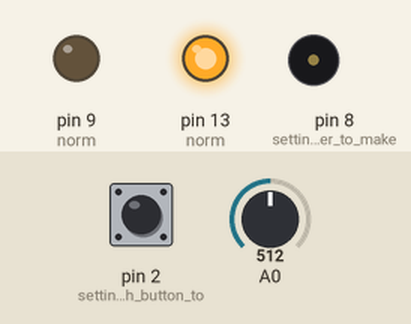
The sketch below on a simulated Arduino Uno, built with avr-gcc and run on an emulated ATmega328P. Shown: output pins drawn as LEDs (lit = HIGH), buzzer (waves = sounding). The test bench sets the inputs (shaded band); at power-on: pin 2 (setting_up_push_button_to) HIGH, A0 = 512. Random numbers use the default seed unless the sketch sets one.

Above: at 0.31 s.
Timing chart, 0 to 3.0 s (numbered marks = the images above):
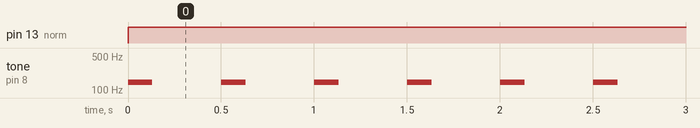

The sketch:

assign2.ino
```cpp
int sensorValue = 0;
const byte interruptPin = 2;
volatile byte buttonState = LOW;

long randnum; // the random parameter with the range from 9 to 48 seconds
int count = 0;
long beginTime = 0;
long currentTime = 0;
long threshold = 0;
float decimal = 0.0;

const float notes[] = {131, 138.59, 146.83, 155.56, 164.81, 174.61, 185.00, 196.00, 207.65, 220.00, 233.08, 246.94,
261.63, 277.18, 293.66, 311.13, 329.63, 349.23, 369.99, 392.00, 415.30, 440.00, 466.16, 493.88,
523.25, 554.37, 587.33, 622.25, 659.25, 698.46, 739.99, 783.99, 830.61, 880.00, 93.332, 987.77, 1046.50, 1108.73
}; //this is a arraylist for the musical organ method
const float noteCount = sizeof notes / sizeof notes[0];

/*
# EL311 Further Arduino IDE/Programming
**• Reaction Timer:** a push button should start the timer, when an LED should light. This
LED should go out after a random time period. The user should press the push button
again as quickly as possible. If the reaction time is above a particular threshold (reaction
too slow) then one LED will light, otherwise the other LED will light (quick reaction).
*/

void musicalOrgan()
{
      sensorValue = analogRead(A0); //reads the changing in potentiometre.
      sensorValue = map(sensorValue, 0, 1108, 0, 131); //maps value from the potentiometre from 131 to 1108
      tone(8, notes[map(sensorValue, 0, 1108, 0, noteCount -1.0)], 131); //arrange the values in notes to make sound
      analogWrite(8, sensorValue); //makes to beep the buzzer
}

void isr()
{
  count += 1;
  decimal += 0.5;
  if(count == 2){
     digitalWrite(9, HIGH);
     delay(1000);
     digitalWrite(9, LOW);
  }
  else{
    digitalWrite(13, HIGH);
  }
}

void setup() {
  Serial.begin(9600);
  pinMode(2, INPUT); //setting up push button to input
  pinMode(2, INPUT_PULLUP);
  pinMode(8, OUTPUT); //setting up buzzer to make sound
  pinMode(9, OUTPUT); //led
  pinMode(13, OUTPUT); //led2
  //attachInterrupt(digitalPinToInterrupt(2), isr, RISING); //this command line makes to halt present running method or function and run blink method
}

void loop()
{
    musicalOrgan();
    randnum = random(7000, 48000);
    buttonState = digitalRead(2);
    int norm = 13;
    if(buttonState == 1)
    {
      /*digitalWrite(9, buttonState);
      delay(randnum);
      digitalWrite(9, LOW);
      buttonState = LOW;*/
      switch(count){
        case 0: digitalWrite(norm, HIGH); break;
        case 1: digitalWrite(norm, HIGH); beginTime = millis(); break;
        case 2: currentTime = millis(); threshold = currentTime - beginTime;
        if(threshold < randnum){ norm = 9;}; break;
      }
    }
    delay(500);
  }
```

Measured:
- by itself, pin 13 (norm): LOW → HIGH at 0.00 s
- by itself, tone on pin 8 (setting_up_buzzer_to_make): alternates 146 Hz for 0.13 s and silent for 0.37 s
